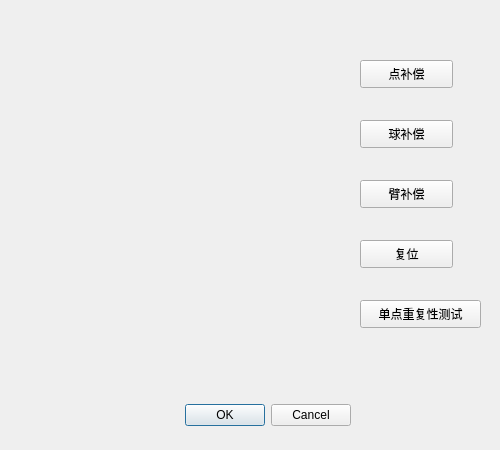
<?xml version="1.0" encoding="UTF-8"?>
<ui version="4.0">
 <class>CalibrationDialog</class>
 <widget class="QDialog" name="CalibrationDialog">
  <property name="geometry">
   <rect>
    <x>0</x>
    <y>0</y>
    <width>500</width>
    <height>450</height>
   </rect>
  </property>
  <property name="windowTitle">
   <string>校准</string>
  </property>
  <widget class="QDialogButtonBox" name="buttonBox">
   <property name="geometry">
    <rect>
     <x>160</x>
     <y>400</y>
     <width>191</width>
     <height>31</height>
    </rect>
   </property>
   <property name="orientation">
    <enum>Qt::Horizontal</enum>
   </property>
   <property name="standardButtons">
    <set>QDialogButtonBox::Cancel|QDialogButtonBox::Ok</set>
   </property>
  </widget>
  <widget class="QLabel" name="label">
   <property name="geometry">
    <rect>
     <x>10</x>
     <y>10</y>
     <width>321</width>
     <height>381</height>
    </rect>
   </property>
   <property name="text">
    <string/>
   </property>
   <property name="pixmap">
    <pixmap resource="res.qrc">:/res/image/dianbuchang.png</pixmap>
   </property>
  </widget>
  <widget class="QPushButton" name="pushButton">
   <property name="geometry">
    <rect>
     <x>360</x>
     <y>180</y>
     <width>93</width>
     <height>28</height>
    </rect>
   </property>
   <property name="text">
    <string>臂补偿</string>
   </property>
  </widget>
  <widget class="QPushButton" name="pushButton_2">
   <property name="geometry">
    <rect>
     <x>360</x>
     <y>240</y>
     <width>93</width>
     <height>28</height>
    </rect>
   </property>
   <property name="text">
    <string>复位</string>
   </property>
  </widget>
  <widget class="QPushButton" name="pushButton_3">
   <property name="geometry">
    <rect>
     <x>360</x>
     <y>300</y>
     <width>121</width>
     <height>28</height>
    </rect>
   </property>
   <property name="text">
    <string>单点重复性测试</string>
   </property>
  </widget>
  <widget class="QPushButton" name="pushButton_4">
   <property name="geometry">
    <rect>
     <x>360</x>
     <y>60</y>
     <width>93</width>
     <height>28</height>
    </rect>
   </property>
   <property name="text">
    <string>点补偿</string>
   </property>
  </widget>
  <widget class="QPushButton" name="pushButton_5">
   <property name="geometry">
    <rect>
     <x>360</x>
     <y>120</y>
     <width>93</width>
     <height>28</height>
    </rect>
   </property>
   <property name="text">
    <string>球补偿</string>
   </property>
  </widget>
 </widget>
 <resources>
  <include location="res.qrc"/>
 </resources>
 <connections>
  <connection>
   <sender>buttonBox</sender>
   <signal>accepted()</signal>
   <receiver>CalibrationDialog</receiver>
   <slot>accept()</slot>
   <hints>
    <hint type="sourcelabel">
     <x>248</x>
     <y>254</y>
    </hint>
    <hint type="destinationlabel">
     <x>157</x>
     <y>274</y>
    </hint>
   </hints>
  </connection>
  <connection>
   <sender>buttonBox</sender>
   <signal>rejected()</signal>
   <receiver>CalibrationDialog</receiver>
   <slot>reject()</slot>
   <hints>
    <hint type="sourcelabel">
     <x>316</x>
     <y>260</y>
    </hint>
    <hint type="destinationlabel">
     <x>286</x>
     <y>274</y>
    </hint>
   </hints>
  </connection>
 </connections>
</ui>
